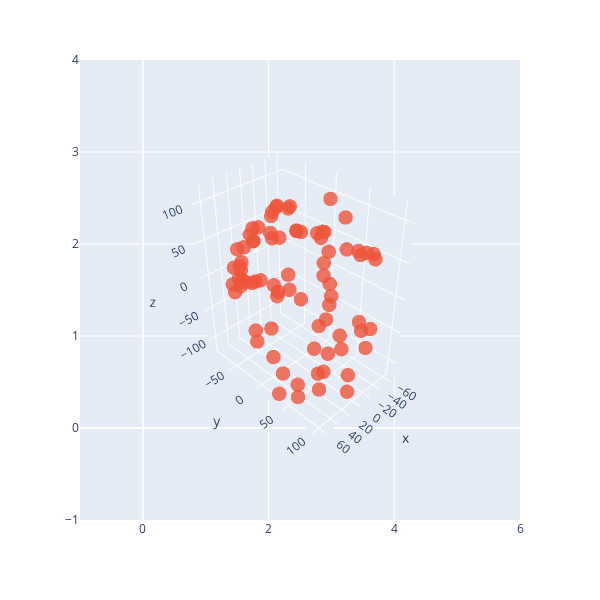

Notebook code cell kept with this figure:
### Code cell
# Display the result of rotation for pelvis -- it is clear that the chosen rotation matiry should work correctly.
import plotly.express as px
import plotly.graph_objects as go
fig = px.scatter(width=600, height=600)
fig.add_trace(go.Scatter3d(x = rotate_pelvis[:, 0],  y = rotate_pelvis[:,1], z=rotate_pelvis[:,2], mode = 'markers', name = 'pelvis', marker=dict(size=5,opacity=0.8)))
fig.update_scenes(aspectmode="data" )
camera = dict(
    up=dict(x=0, y=0, z=1),
    center=dict(x=0, y=0, z=0),
    eye=dict(x=2, y=2, z=2)
)
fig.update_layout(scene_camera=camera)
fig.show()

### Figure 1 — Plotly figure (JSON) as saved in the notebook; plotly's stock layout.template omitted (floating-point values rounded to 4 significant figures)
{"data": [{"hovertemplate": "<extra></extra>", "legendgroup": "", "marker": {"color": "#636efa", "symbol": "circle"}, "mode": "markers", "name": "", "orientation": "v", "showlegend": false, "type": "scatter", "xaxis": "x", "yaxis": "y"}, {"marker": {"opacity": 0.8, "size": 5}, "mode": "markers", "name": "pelvis", "type": "scatter3d", "x": [64.86, 67.29, -51.31, -47.7, 52.55, 25.3, 13.58, 11.15, -31.58, -30.79, -52.3, -49.17, -9.21, -8.672, 6.592, 12.23, -1.381, 35.08, 44.85, -0.6227, -16.24, 14.09, 25.71, -39.79, -32.73, -45.04, -42.84, -62.26, -47.9, -64.44, 25.53, -0.1677, -13.86, 40.4, 14.15, -1.234, 18.32, 18.98, 46.04, -13.55, -20.12, 27.59, 38.63, 39.9, 47.71, -33.94, -37.17, 49.66, 36.04, 45.96, 0.08625, -15.5, 15.1, 26.47, -36.88, -36.39, -46.65, -46.33, -61.59, -48.11, -62.32, 23.42, -2.995, -16.54, 38.61, 12.85, -1.284, 19.04, 17.13, 49.03, -14.24, -20.63, 26.33, 42.24, 41.97, 47.4, -30.79, -35.01, 47.43], "y": [37.73, 36.84, 79.7, 80.59, -53.77, -71.03, 106.5, 99.62, -21.23, -20.48, -61.9, -61.34, -85.63, -85.32, -31.57, -32.27, 99.66, -60.43, -59.11, -81.12, -82.79, -76.44, -68.32, -72.06, 88.44, 36.21, 70.82, -2.791, 2.525, -77.81, 68.65, 92.83, 66.11, 44.0, 55.74, 33.88, -84.5, 69.4, -18.07, 43.87, 22.16, 82.73, -27.69, 3.431, 26.23, -67.07, -78.28, 53.38, -60.47, -59.11, -80.92, -82.45, -76.41, -68.35, -71.63, 86.04, 35.44, 69.91, -2.666, 2.687, -77.32, 65.25, 87.87, 64.31, 43.3, 53.14, 32.52, -84.46, 65.82, -17.98, 43.7, 21.82, 79.9, -27.85, 3.465, 26.34, -66.7, -77.85, 52.61], "z": [-110.9, 107.2, -52.2, 51.04, 0.2722, 0.2722, 94.63, -101.5, 52.09, -48.08, 64.5, -62.51, 40.56, -40.57, 83.93, -79.35, -1.938, 15.23, 18.25, 36.73, 40.45, 26.42, 13.23, 66.1, 67.75, 88.0, 57.43, 91.71, 10.9, 51.58, 110.4, 87.46, 72.31, 108.2, 100.9, 84.41, 21.97, 84.83, 72.74, 16.19, 66.2, 39.73, 65.38, 88.97, 95.59, 68.55, 56.62, 114.9, -14.09, -17.41, -36.35, -40.24, -25.75, -12.37, -64.67, -69.9, -86.29, -57.86, -88.92, -7.949, -51.0, -113.7, -91.92, -73.03, -110.2, -102.2, -82.63, -22.01, -87.61, -70.95, -14.52, -63.18, -43.72, -62.81, -87.68, -96.62, -66.62, -55.82, -118.5]}], "layout": {"height": 600, "legend": {"tracegroupgap": 0}, "margin": {"t": 60}, "scene": {"aspectmode": "data", "camera": {"center": {"x": 0, "y": 0, "z": 0}, "eye": {"x": 2, "y": 2, "z": 2}, "up": {"x": 0, "y": 0, "z": 1}}}, "width": 600, "xaxis": {"anchor": "y", "domain": [0, 1]}, "yaxis": {"anchor": "x", "domain": [0, 1]}}}
